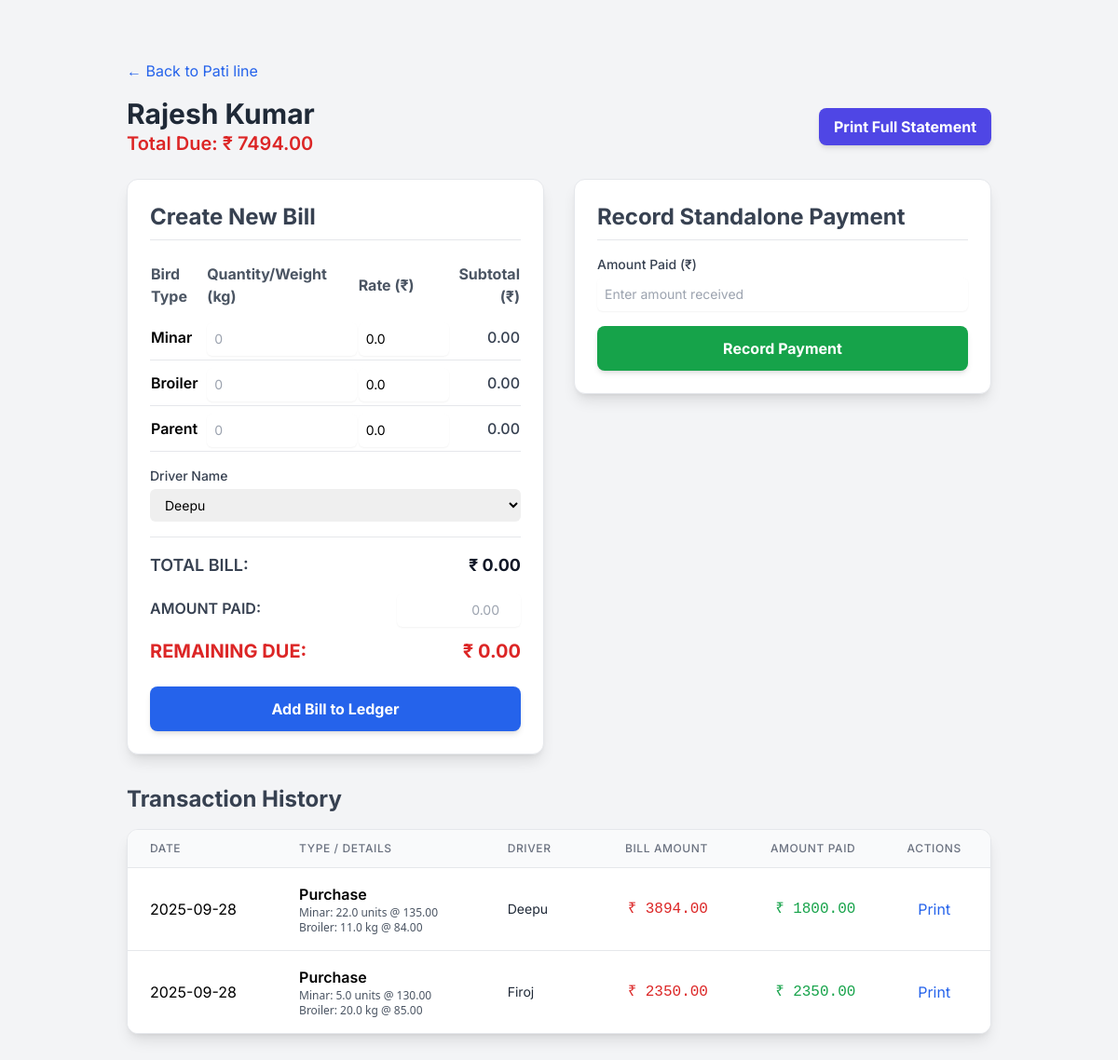
The app's page /trader/1 with its own data.
### tables this page shows
CREATE TABLE traders (
    id INTEGER PRIMARY KEY AUTOINCREMENT,
    name TEXT NOT NULL,
    line TEXT NOT NULL,
    total_debt REAL NOT NULL DEFAULT 0.0
);

CREATE TABLE transactions (
    id INTEGER PRIMARY KEY AUTOINCREMENT,
    trader_id INTEGER,
    type TEXT NOT NULL, -- 'Purchase' or 'Payment'
    date TEXT NOT NULL,
    details TEXT,
    driver_name TEXT, -- This is the new column
    total_amount REAL,
    amount_paid REAL,
    FOREIGN KEY (trader_id) REFERENCES traders (id)
);

### app.py (the view)
@app.route('/trader/<int:trader_id>')
def view_trader(trader_id):
    db = get_db()
    selected_trader = db.execute('SELECT * FROM traders WHERE id = ?', (trader_id,)).fetchone()
    if not selected_trader:
        flash(f"Trader with ID {trader_id} not found.", 'error')
        return redirect(url_for('home'))
    today_str = date.today().isoformat()
    rates_from_db = db.execute('SELECT bird_type, rate FROM daily_rates WHERE date = ? AND line = ?', (today_str, selected_trader['line'])).fetchall()
    current_rates = {r['bird_type']: r['rate'] for r in rates_from_db}
    trader_transactions = db.execute('SELECT * FROM transactions WHERE trader_id = ? ORDER BY date DESC, id DESC', (trader_id,)).fetchall()
    return render_template('trader_ledger.html', trader=selected_trader, transactions=trader_transactions, rates=current_rates, drivers=drivers)

### app.py (called while the page is built)
def get_db():
    if 'db' not in g:
        g.db = sqlite3.connect(DATABASE)
        g.db.row_factory = sqlite3.Row
    return g.db

### templates/trader_ledger.html (shortened to what this page needs)
{% extends "layout.html" %}
{% block content %}
<div class="container mx-auto p-4 sm:p-6 lg:p-8">
    <a href="{{ url_for('view_line', line_name=trader.line) }}" class="text-blue-600 hover:text-blue-800 transition duration-300">&larr; Back to {{ trader.line }} line</a>
    <div class="flex justify-between items-center mt-4 mb-6">
        <div>
            <h1 class="text-3xl font-bold text-gray-800">{{ trader.name }}</h1>
            <p class="text-xl font-semibold {% if trader.total_debt > 0 %}text-red-600{% elif trader.total_debt < 0 %}text-green-600{% else %}text-gray-600{% endif %}">
                Total Due: ₹ {{ "%.2f"|format(trader.total_debt) }}
            </p>
        </div>
        <a href="{{ url_for('print_statement', trader_id=trader.id) }}" target="_blank" class="bg-indigo-600 text-white font-bold py-2 px-4 rounded-lg hover:bg-indigo-700 transition duration-300 shadow-md">
            Print Full Statement
        </a>
    </div>
    <div class="grid grid-cols-1 md:grid-cols-2 gap-8 mb-8">
        <div class="bg-white p-6 rounded-xl shadow-lg border border-gray-200">
            <h2 class="text-2xl font-bold mb-4 text-gray-700 border-b pb-2">Create New Bill</h2>
            <form id="billing-form" action="{{ url_for('add_bill', trader_id=trader.id) }}" method="POST">
                <table class="w-full mb-4">
                    <thead>
                        <tr class="text-left text-gray-600">
                            <th class="py-2">Bird Type</th>
                            <th class="py-2">Quantity/Weight (kg)</th>
                            <th class="py-2">Rate (₹)</th>
                            <th class="py-2 text-right">Subtotal (₹)</th>
                        </tr>
                    </thead>
                    <tbody>
                        {% for bird in ['Minar', 'Broiler', 'Parent'] %}
                        <tr class="border-b">
                            <td class="py-3 font-semibold">{{ bird }}</td>
                            <td><input type="number" step="0.01" name="{{ bird.lower() }}_qty" class="qty-input mt-1 block w-full rounded-md border-gray-300 shadow-sm focus:border-indigo-500 focus:ring-indigo-500 sm:text-sm p-2" placeholder="0"></td>
                            <td><input type="number" step="0.01" name="{{ bird.lower() }}_rate" value="{{ rates.get(bird, 0.0) }}" class="rate-input mt-1 block w-full rounded-md border-gray-300 shadow-sm focus:border-indigo-500 focus:ring-indigo-500 sm:text-sm p-2"></td>
                            <td class="subtotal text-right font-medium text-gray-700">0.00</td>
                        </tr>
                        {% endfor %}
                    </tbody>
                </table>
                <div class="mb-4">
                    <label for="driver_name" class="block text-sm font-medium text-gray-700">Driver Name</label>
                    <select id="driver_name" name="driver_name" required class="mt-1 block w-full pl-3 pr-10 py-2 text-base border-gray-300 focus:outline-none focus:ring-indigo-500 focus:border-indigo-500 sm:text-sm rounded-md">
                        {% for driver in drivers %}
                        <option value="{{ driver }}">{{ driver }}</option>
                        {% endfor %}
                    </select>
                </div>
                <hr class="my-4">
                <div class="space-y-3">
                    <div class="flex justify-between items-center text-lg">
                        <span class="font-semibold text-gray-700">TOTAL BILL:</span>
                        <span id="total-bill" class="font-bold text-gray-900">₹ 0.00</span>
                    </div>
                    <div class="flex justify-between items-center">
                        <label for="amount_paid_bill" class="font-semibold text-gray-700">AMOUNT PAID:</label>
                        <input type="number" step="0.01" id="amount_paid_bill" name="amount_paid" class="payment-input mt-1 block w-1/3 rounded-md border-gray-300 shadow-sm focus:border-indigo-500 focus:ring-indigo-500 sm:text-sm p-2 text-right" placeholder="0.00">
                    </div>
                    <div class="flex justify-between items-center text-xl font-bold text-red-600">
                        <span>REMAINING DUE:</span>
                        <span id="remaining-due">₹ 0.00</span>
                    </div>
                </div>
                <button type="submit" class="mt-6 w-full bg-blue-600 text-white font-bold py-3 px-4 rounded-lg hover:bg-blue-700 transition duration-300 shadow-md">
                    Add Bill to Ledger
                </button>
            </form>
        </div>
        <div class="bg-white p-6 rounded-xl shadow-lg border border-gray-200 h-fit">
            <h2 class="text-2xl font-bold mb-4 text-gray-700 border-b pb-2">Record Standalone Payment</h2>
            <form action="{{ url_for('add_payment', trader_id=trader.id) }}" method="POST">
                <label for="amount_paid_payment" class="block text-sm font-medium text-gray-700">Amount Paid (₹)</label>
                <input type="number" step="0.01" id="amount_paid_payment" name="amount_paid" class="mt-1 block w-full rounded-md border-gray-300 shadow-sm focus:border-indigo-500 focus:ring-indigo-500 sm:text-sm p-2" placeholder="Enter amount received" required>
                <button type="submit" class="mt-4 w-full bg-green-600 text-white font-bold py-3 px-4 rounded-lg hover:bg-green-700 transition duration-300 shadow-md">
                    Record Payment
                </button>
            </form>
        </div>
    </div>
    <div>
        <h2 class="text-2xl font-bold mb-4 text-gray-700">Transaction History</h2>
        <div class="bg-white shadow-lg rounded-xl border border-gray-200 overflow-hidden">
            <table class="min-w-full divide-y divide-gray-200">
                <thead class="bg-gray-50">
                    <tr>
                        <th class="px-6 py-3 text-left text-xs font-medium text-gray-500 uppercase tracking-wider">Date</th>
                        <th class="px-6 py-3 text-left text-xs font-medium text-gray-500 uppercase tracking-wider">Type / Details</th>
                        <th class="px-6 py-3 text-left text-xs font-medium text-gray-500 uppercase tracking-wider">Driver</th>
                        <th class="px-6 py-3 text-right text-xs font-medium text-gray-500 uppercase tracking-wider">Bill Amount</th>
                        <th class="px-6 py-3 text-right text-xs font-medium text-gray-500 uppercase tracking-wider">Amount Paid</th>
                        <th class="px-6 py-3 text-center text-xs font-medium text-gray-500 uppercase tracking-wider">Actions</th>
                    </tr>
                </thead>
                <tbody class="bg-white divide-y divide-gray-200">
                    {% for tx in transactions %}
                    <tr>
                        <td class="px-6 py-4 whitespace-nowrap">{{ tx.date }}</td>
                        <td class="px-6 py-4">
                            <span class="font-semibold">{{ tx.type }}</span>
                            {% if tx.details %}
                                <pre class="text-xs text-gray-600 font-sans">{{ tx.details }}</pre>
                            {% endif %}
                        </td>
                        <td class="px-6 py-4 whitespace-nowrap text-sm text-gray-800">{{ tx.driver_name or 'N/A' }}</td>
                        <td class="px-6 py-4 whitespace-nowrap text-right font-mono {% if tx.type == 'Purchase' %}text-red-600{% endif %}">
                            {% if tx.total_amount > 0 %}₹ {{ "%.2f"|format(tx.total_amount) }}{% endif %}
                        </td>
                        <td class="px-6 py-4 whitespace-nowrap text-right font-mono text-green-600">
                            ₹ {{ "%.2f"|format(tx.amount_paid) }}
                        </td>
                        <td class="px-6 py-4 whitespace-nowrap text-center">
                            {% if tx.type == 'Purchase' %}
                            <a href="{{ url_for('print_bill', transaction_id=tx.id) }}" target="_blank" class="text-blue-600 hover:text-blue-900">Print</a>
                            {% endif %}
                        </td>
                    </tr>
                    {% else %}
                    <tr>
                        <td colspan="6" class="text-center py-10 text-gray-500">No transactions recorded yet.</td>
                    </tr>
                    {% endfor %}
                </tbody>
            </table>
        </div>
    </div>
</div>
{% endblock %}

### templates/layout.html (style rules this page uses)
body { font-family: 'Inter', sans-serif; }

### records on screen
traders: line "Pati", name "Rajesh Kumar", total_debt "7494.00"
transactions: date "2025-09-28", type "Purchase", details "Minar: 22.0 units @ 135.00 Broiler: 11.0 kg @ 84.00", driver_name "Deepu", total_amount "3894.00", amount_paid "1800.00"
transactions: date "2025-09-28", type "Purchase", details "Minar: 5.0 units @ 130.00 Broiler: 20.0 kg @ 85.00", driver_name "Firoj", total_amount "2350.00", amount_paid "2350.00"

### other values on screen
{{ bird }} "Minar" "Broiler" "Parent"
form field driver_name "Deepu"
